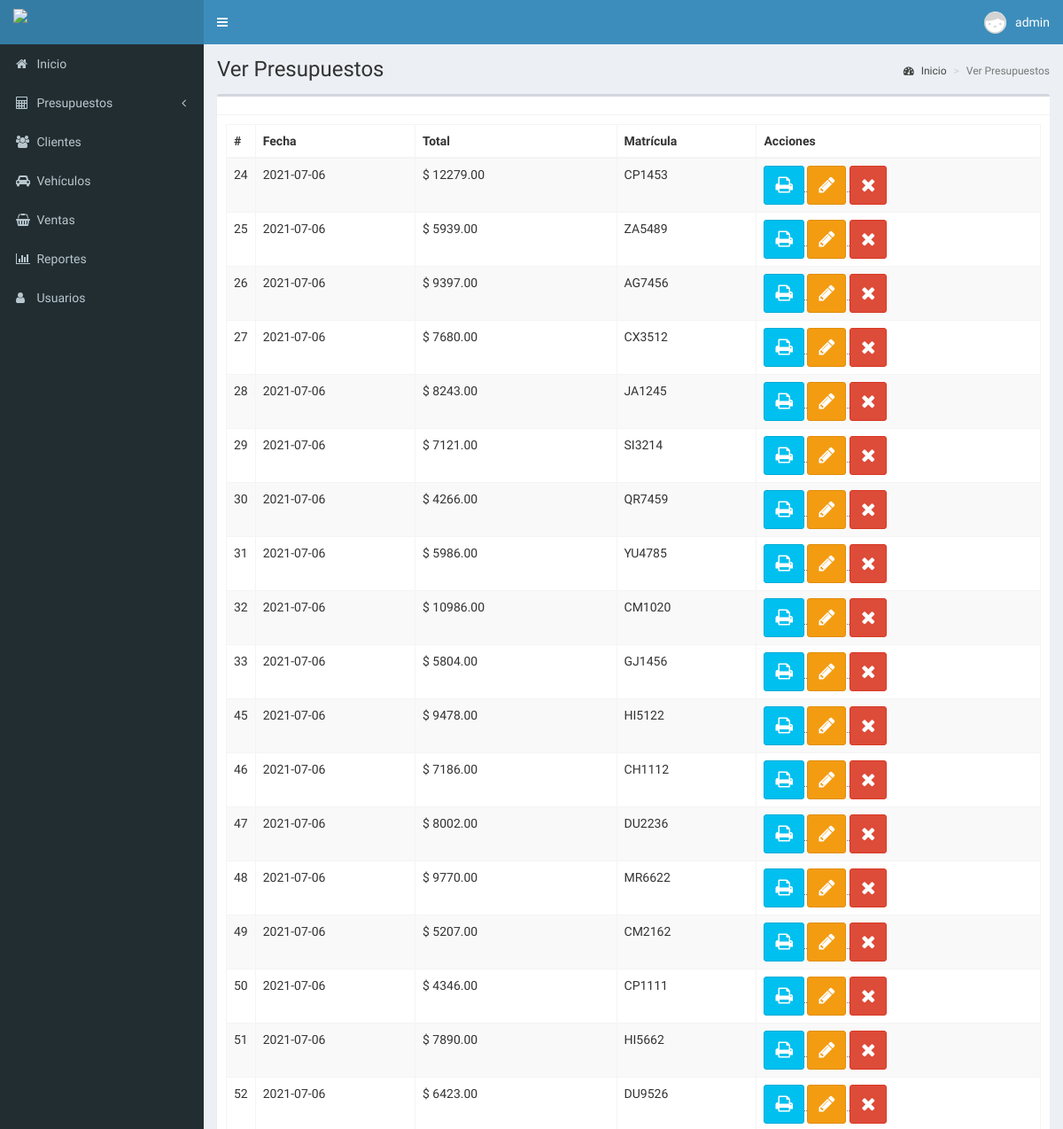
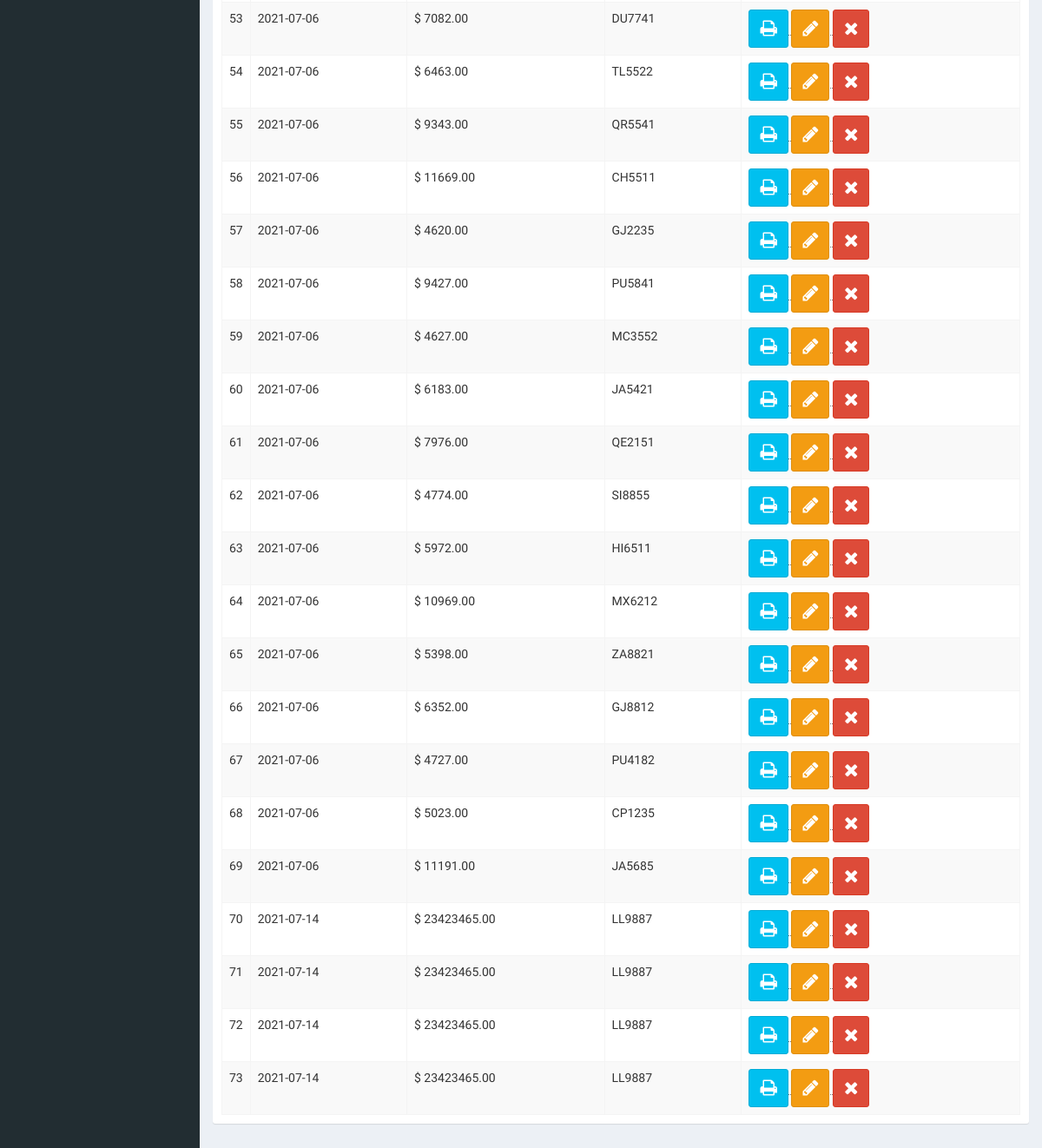
The page /ver-presupuestos (signed in) on the database its author committed (2 pictures, top to bottom).
### tables this page shows
CREATE TABLE `presupuesto` (
  `folio_p` int(11) NOT NULL,
  `fecha` date DEFAULT NULL,
  `id_v` int(11) DEFAULT NULL,
  `total` decimal(10,2) DEFAULT NULL,
  `estado` tinyint(1) DEFAULT 0
);

CREATE TABLE `vehiculo` (
  `id_v` int(11) NOT NULL,
  `Matricula` varchar(50) DEFAULT NULL,
  `marca` varchar(50) DEFAULT NULL,
  `color` varchar(55) DEFAULT NULL,
  `observaciones` text DEFAULT NULL,
  `id_c` int(11) DEFAULT NULL,
  `modelo` varchar(40) NOT NULL
);

### controladores/plantilla.controlador.php (called while the page is built)
<?php
class ControladorPlantilla{
	public static function ctrPlantilla(){
		include "vistas/plantilla.php";
	}
}

### index.php (called while the page is built, shortened)
<?php
require_once "controladores/plantilla.controlador.php";
require_once "controladores/presupuesto.controlador.php";
require_once "controladores/reportes.controlador.php";
require_once "modelos/presupuesto.modelo.php";
$plantilla = new ControladorPlantilla();
$plantilla -> ctrPlantilla();

### controladores/presupuesto.controlador.php (called while the page is built, shortened)
<?php
class ControladorPresupuesto
{
    public static function ctrMostrarPresupuesto($item, $valor)
    {
        $tabla = "presupuesto";
        $respuesta = ModeloPresupuesto::MdlMostrarPresupuestoS($tabla, $item, $valor);
        return $respuesta;
    }
}

### modelos/conexion.php (called while the page is built)
<?php
class Conexion{
	 public static function conectar(){
		$link = new PDO("mysql:host=localhost;dbname=luismart",
			            "root",
			            "");
		$link -> exec("set names utf8");
		return $link;
	}
}

### modelos/presupuesto.modelo.php (called while the page is built, shortened)
<?php
require_once "conexion.php";
class ModeloPresupuesto
{
	public static function MdlMostrarPresupuestoS($tabla, $item, $valor)
	{
		if ($item != null) {
			$stmt = Conexion::conectar()->prepare("SELECT * FROM $tabla WHERE $item = :$item");
			$stmt->bindParam(":" . $item, $valor, PDO::PARAM_STR);
			$stmt->execute();
			return $stmt->fetch();
		} else {
			$stmt = Conexion::conectar()->prepare("SELECT * FROM $tabla as pre
			INNER JOIN vehiculo as veh
			WHERE pre.id_v = veh.id_v;
			");
			$stmt->execute();
			return $stmt->fetchAll();
		}
	}
}

### vistas/modulos/ver-presupuestos.php (the view, shortened to what this page needs)
<div class="content-wrapper">
  <section class="content-header">
    <h1>
      Ver Presupuestos
    </h1>
    <ol class="breadcrumb">
      <li><a href="#"><i class="fa fa-dashboard"></i> Inicio</a></li>
      <li class="active">Ver Presupuestos</li>
    </ol>
  </section>
  <section class="content">
    <div class="box">
      <div class="box-header with-border">
      </div>
      <div class="box-body">
        <table class="table table-bordered table-striped dt-responsive tablas" width="100%">
          <thead>
            <tr>
              <th style="width: 10px">#</th>
              <th>Fecha</th>
              <th>Total</th>
              <th>Matrícula</th>
              <th>Acciones</th>
            </tr>
          </thead>
          <tbody>
            <?php
            $item = null;
            $valor = null;
            $pre = ControladorPresupuesto::ctrMostrarPresupuesto($item, $valor);
            foreach ($pre as $key => $value) {
              echo '<tr>
                  <td>' . $value["folio_p"] . '</td>
                  <td>' . $value["fecha"] . '</td>
                  <td>$ ' . $value["total"] . '</td>
                  <td>' . $value["Matricula"] . '</td>';
                  if ($value["estado"] == 0){
                    echo '
                    <td>
                      <div class="btn-group">
                        <abbr id="toltipx" title="Imprimir presupuesto">
                        <button class="btn btn-info btnImprimirPresupuesto" idPre="' . $value["folio_p"] . '" ><i class="fa fa-print"></i></button>
                        </abbr>
                        <abbr id="toltipx" title="Editar presupuesto">
                        <button class="btn btn-warning btnEditarPre" idPre="' . $value["folio_p"] . '" data-toggle="modal" data-target="#modalEditarPresupuesto"><i class="fa fa-pencil"></i></button>
                        </abbr>
                        <abbr id="toltipx" title="Eliminar presupuesto">
                        <button class="btn btn-danger btnEliminarPresupuesto"  idPre="' . $value["folio_p"] . '"><i class="fa fa-times"></i></button>
                        </abbr>
                      </div>
                    </td>';
                  }
                  echo '
                </tr>';
            }
            ?>
          </tbody>
        </table>
      </div>
  </section>
</div>

### vistas/plantilla.php (shortened to what this page needs)
<!DOCTYPE html>
<html>
<head>
  <link rel="stylesheet" href="vistas/bower_components/bootstrap/dist/css/bootstrap.min.css">
  <link rel="stylesheet" href="vistas/bower_components/font-awesome/css/font-awesome.min.css">
  <link rel="stylesheet" href="vistas/bower_components/Ionicons/css/ionicons.min.css">
  <link rel="stylesheet" href="vistas/dist/css/AdminLTE.css">
  <link rel="stylesheet" href="vistas/dist/css/skins/_all-skins.min.css">
  <link rel="stylesheet" href="vistas/bower_components/datatables.net-bs/css/dataTables.bootstrap.min.css">
  <link rel="stylesheet" href="vistas/bower_components/datatables.net-bs/css/responsive.bootstrap.min.css">
  <link rel="stylesheet" href="vistas/bower_components/bootstrap-datepicker2/css/bootstrap-datepicker.css"/>
  <link rel="stylesheet" href="vistas/css/style.css">
</head>
<body class="hold-transition skin-blue login-page">
  <?php
  if (isset($_SESSION["iniciarSesion"]) && $_SESSION["iniciarSesion"] == "ok") {
    echo '<div class="wrapper">';
    include "modulos/cabezote.php";
    include "modulos/menu.php";
    if (isset($_GET["ruta"])) {
      if (
        $_GET["ruta"] == "inicio" ||
        $_GET["ruta"] == "presupuesto" ||
        $_GET["ruta"] == "ver-presupuestos" ||
        $_GET["ruta"] == "vehiculos" ||
        $_GET["ruta"] == "clientes" ||
        $_GET["ruta"] == "venta" ||
        $_GET["ruta"] == "usuarios" ||
        $_GET["ruta"] == "reportes" ||
        $_GET["ruta"] == "salir"
      ) {
        include "modulos/" . $_GET["ruta"] . ".php";
      } else {
        include "modulos/404.php";
      }
    } else {
      include "modulos/inicio.php";
    }
    echo '</div>';
  } else {
    include "modulos/login.php";
  }
  ?>
</body>
</html>

### vistas/modulos/cabezote.php (shortened to what this page needs)
<header class="main-header">
  	<a href="inicio" class="logo">
  		<span class="logo-lg">
  			<img src="vistas/img/plantilla/logoluismart2.png" class="img-responsive"
  			 style="padding: 10px 0px">
  		</span>
  	</a>
  	<nav class="navbar navbar-static-top" role="navegation">
  		<a href="#" class="sidebar-toggle" data-toggle="push-menu" role="button">
  		</a>
  		<div class="navbar-custom-menu">
  			<ul class="nav navbar-nav">
  				<li class="dropdown user user-menu">
  					<a href="#" class="dropdown-toggle" data-toggle="dropdown">
              <?php
                if($_SESSION["foto"]!= ""){
                  echo '<img src="'.$_SESSION["foto"].'" class="user-image">';
                }else{
                  echo '<img src="vistas/img/usuarios/default/anonymous.png" class="user-image">';
                }
              ?>
  						<span class="hidden-xs"><?php echo $_SESSION["nombre"]; ?></span>
  					</a>
  				</li>
  			</ul>
  		</div>
  	</nav>
</header>

### vistas/modulos/menu.php
<aside class="main-sidebar">
	<section class="sidebar">
		<ul class="sidebar-menu">
		<?php
		if($_SESSION["perfil"] == "administrador" || $_SESSION["perfil"] == "Jefetaller" || $_SESSION["perfil"] == "Secretaria" || $_SESSION["perfil"] == "Cajero"){
			echo '
			<li class="treeview-active">
				<a href="inicio">
					<i class="fa fa-home"></i>
					<span>Inicio</span>
				</a>
			</li>';
		}
		if($_SESSION["perfil"] == "administrador" || $_SESSION["perfil"] == "Jefetaller"){
			echo'
			<li class="treeview">
				<a href="">
					<i class="fa fa-calculator"></i>
					<span>Presupuestos</span>
					<span class="pull-right-container">
						<i class="fa fa-angle-left pull-right"></i>
					</span>
				</a>
				<ul class="treeview-menu">
					<li>
						<a href="presupuesto">
						<i class="fa fa-circle-o"></i>
						<span>Presupuestos</span>
						</a>
					</li>
					<li>
						<a href="ver-presupuestos">
						<i class="fa fa-circle-o"></i>
						<span>Ver Presupuestos</span>
						</a>
					</li>
				</ul>
			</li>';
		}
		if($_SESSION["perfil"] == "administrador" || $_SESSION["perfil"] == "Jefetaller" || $_SESSION["perfil"] == "Secretaria"){
			echo'
			<li class="treeview-active">
				<a href="clientes">
					<i class="fa fa-users"></i>
					<span>Clientes</span>
				</a>
			</li>
			<li class="treeview-active">
				<a href="vehiculos">
					<i class="fa fa-car"></i>
					<span>Vehículos</span>
				</a>
			</li>';
		}
		if($_SESSION["perfil"] == "administrador" || $_SESSION["perfil"] == "Cajero"){
			echo'
			<li class="treeview-active">
				<a href="venta">
					<i class="fa fa-shopping-basket"></i>
					<span>Ventas</span>
				</a>
			</li>';
		}
		if($_SESSION["perfil"] == "administrador" || $_SESSION["perfil"] == "Jefetaller" || $_SESSION["perfil"] == "Secretaria"){
			echo'
			<li class="treeview-active">
				<a href="reportes">
					<i class="fa fa-bar-chart"></i>
					<span>Reportes</span>
				</a>
			</li>';
		}
		if($_SESSION["perfil"] == "administrador" || $_SESSION["perfil"] == "Jefetaller"){
			echo'
			<li class="treeview-active">
				<a href="usuarios">
					<i class="fa fa-user"></i>
					<span>Usuarios</span>
				</a>
			</li>';
		}
		echo'</ul>';
		?>
	</section>
</aside>

### vistas/css/style.css (style rules this page uses)
#toltipx { text-decoration: none; }
.btn { font-size: 1.5em; }

### rows shown on the page
presupuesto: folio_p "24", fecha "2021-07-06", total "12279.00", id_v.Matricula "CP1453"
presupuesto: folio_p "25", fecha "2021-07-06", total "5939.00", id_v.Matricula "ZA5489"
presupuesto: folio_p "26", fecha "2021-07-06", total "9397.00", id_v.Matricula "AG7456"
presupuesto: folio_p "27", fecha "2021-07-06", total "7680.00", id_v.Matricula "CX3512"
presupuesto: folio_p "28", fecha "2021-07-06", total "8243.00", id_v.Matricula "JA1245"
presupuesto: folio_p "29", fecha "2021-07-06", total "7121.00", id_v.Matricula "SI3214"
presupuesto: folio_p "30", fecha "2021-07-06", total "4266.00", id_v.Matricula "QR7459"
presupuesto: folio_p "31", fecha "2021-07-06", total "5986.00", id_v.Matricula "YU4785"
presupuesto: folio_p "32", fecha "2021-07-06", total "10986.00", id_v.Matricula "CM1020"
presupuesto: folio_p "33", fecha "2021-07-06", total "5804.00", id_v.Matricula "GJ1456"
presupuesto: folio_p "45", fecha "2021-07-06", total "9478.00", id_v.Matricula "HI5122"
presupuesto: folio_p "46", fecha "2021-07-06", total "7186.00", id_v.Matricula "CH1112"
presupuesto: folio_p "47", fecha "2021-07-06", total "8002.00", id_v.Matricula "DU2236"
presupuesto: folio_p "48", fecha "2021-07-06", total "9770.00", id_v.Matricula "MR6622"
presupuesto: folio_p "49", fecha "2021-07-06", total "5207.00", id_v.Matricula "CM2162"
presupuesto: folio_p "50", fecha "2021-07-06", total "4346.00", id_v.Matricula "CP1111"
presupuesto: folio_p "51", fecha "2021-07-06", total "7890.00", id_v.Matricula "HI5662"
presupuesto: folio_p "52", fecha "2021-07-06", total "6423.00", id_v.Matricula "DU9526"
presupuesto: folio_p "53", fecha "2021-07-06", total "7082.00", id_v.Matricula "DU7741"
presupuesto: folio_p "54", fecha "2021-07-06", total "6463.00", id_v.Matricula "TL5522"
presupuesto: folio_p "55", fecha "2021-07-06", total "9343.00", id_v.Matricula "QR5541"
presupuesto: folio_p "56", fecha "2021-07-06", total "11669.00", id_v.Matricula "CH5511"
presupuesto: folio_p "57", fecha "2021-07-06", total "4620.00", id_v.Matricula "GJ2235"
presupuesto: folio_p "58", fecha "2021-07-06", total "9427.00", id_v.Matricula "PU5841"
presupuesto: folio_p "59", fecha "2021-07-06", total "4627.00", id_v.Matricula "MC3552"
presupuesto: folio_p "60", fecha "2021-07-06", total "6183.00", id_v.Matricula "JA5421"
presupuesto: folio_p "61", fecha "2021-07-06", total "7976.00", id_v.Matricula "QE2151"
presupuesto: folio_p "62", fecha "2021-07-06", total "4774.00", id_v.Matricula "SI8855"
presupuesto: folio_p "63", fecha "2021-07-06", total "5972.00", id_v.Matricula "HI6511"
presupuesto: folio_p "64", fecha "2021-07-06", total "10969.00", id_v.Matricula "MX6212"
presupuesto: folio_p "65", fecha "2021-07-06", total "5398.00", id_v.Matricula "ZA8821"
presupuesto: folio_p "66", fecha "2021-07-06", total "6352.00", id_v.Matricula "GJ8812"
presupuesto: folio_p "67", fecha "2021-07-06", total "4727.00", id_v.Matricula "PU4182"
presupuesto: folio_p "68", fecha "2021-07-06", total "5023.00", id_v.Matricula "CP1235"
presupuesto: folio_p "69", fecha "2021-07-06", total "11191.00", id_v.Matricula "JA5685"
presupuesto: folio_p "70", fecha "2021-07-14", total "23423465.00", id_v.Matricula "LL9887"
presupuesto: folio_p "71", fecha "2021-07-14", total "23423465.00", id_v.Matricula "LL9887"
presupuesto: folio_p "72", fecha "2021-07-14", total "23423465.00", id_v.Matricula "LL9887"
presupuesto: folio_p "73", fecha "2021-07-14", total "23423465.00", id_v.Matricula "LL9887"

### other values the page prints
$_SESSION["nombre"] "admin"
